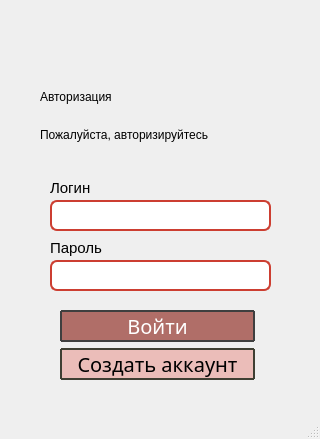
<?xml version="1.0" encoding="UTF-8"?>
<ui version="4.0">
 <class>MainWindow</class>
 <widget class="QMainWindow" name="MainWindow">
  <property name="geometry">
   <rect>
    <x>0</x>
    <y>0</y>
    <width>320</width>
    <height>439</height>
   </rect>
  </property>
  <property name="windowTitle">
   <string>TROPIK - система бронирования</string>
  </property>
  <widget class="QWidget" name="centralwidget">
   <widget class="QLineEdit" name="lineEdit">
    <property name="geometry">
     <rect>
      <x>50</x>
      <y>200</y>
      <width>221</width>
      <height>31</height>
     </rect>
    </property>
    <property name="styleSheet">
     <string notr="true">border: 2px solid #cc3e31;
border-radius: 7px;</string>
    </property>
   </widget>
   <widget class="QLineEdit" name="lineEdit_2">
    <property name="geometry">
     <rect>
      <x>50</x>
      <y>260</y>
      <width>221</width>
      <height>31</height>
     </rect>
    </property>
    <property name="styleSheet">
     <string notr="true">border: 2px solid #cc3e31;
border-radius: 7px;</string>
    </property>
   </widget>
   <widget class="QLabel" name="label_3">
    <property name="geometry">
     <rect>
      <x>50</x>
      <y>180</y>
      <width>51</width>
      <height>16</height>
     </rect>
    </property>
    <property name="styleSheet">
     <string notr="true">font: 75 8pt &quot;Rubik&quot;;
font-size: 15px;</string>
    </property>
    <property name="text">
     <string>Логин</string>
    </property>
   </widget>
   <widget class="QLabel" name="label_4">
    <property name="geometry">
     <rect>
      <x>50</x>
      <y>240</y>
      <width>61</width>
      <height>16</height>
     </rect>
    </property>
    <property name="styleSheet">
     <string notr="true">font: 75 8pt &quot;Rubik&quot;;
font-size: 15px;</string>
    </property>
    <property name="text">
     <string>Пароль</string>
    </property>
   </widget>
   <widget class="QWidget" name="">
    <property name="geometry">
     <rect>
      <x>60</x>
      <y>310</y>
      <width>195</width>
      <height>72</height>
     </rect>
    </property>
    <layout class="QVBoxLayout" name="verticalLayout_2">
     <item>
      <widget class="QPushButton" name="pushButton">
       <property name="styleSheet">
        <string notr="true">background-color: #b06e68;
color: white;
font-size: 20px;
font-family: Rubik;
border-radius: 1px;
border: 2px solid #3f3f3f</string>
       </property>
       <property name="text">
        <string>Войти</string>
       </property>
      </widget>
     </item>
     <item>
      <widget class="QPushButton" name="pushButton_2">
       <property name="styleSheet">
        <string notr="true">background-color: #ebbdb9;
color: black;
font-size: 20px;
font-family: Rubik;
border-radius: 1px;
border: 2px solid #3f3f33</string>
       </property>
       <property name="text">
        <string>Создать аккаунт</string>
       </property>
      </widget>
     </item>
    </layout>
   </widget>
   <widget class="QWidget" name="">
    <property name="geometry">
     <rect>
      <x>40</x>
      <y>80</y>
      <width>241</width>
      <height>71</height>
     </rect>
    </property>
    <layout class="QVBoxLayout" name="verticalLayout">
     <item>
      <widget class="QLabel" name="label">
       <property name="styleSheet">
        <string notr="true">font: 75 28pt &quot;Rubik&quot;;</string>
       </property>
       <property name="text">
        <string>Авторизация</string>
       </property>
      </widget>
     </item>
     <item>
      <widget class="QLabel" name="label_2">
       <property name="styleSheet">
        <string notr="true">font: 75 8pt &quot;Rubik&quot;;</string>
       </property>
       <property name="text">
        <string>Пожалуйста, авторизируйтесь</string>
       </property>
      </widget>
     </item>
    </layout>
   </widget>
  </widget>
  <widget class="QStatusBar" name="statusbar"/>
 </widget>
 <resources/>
 <connections/>
</ui>
